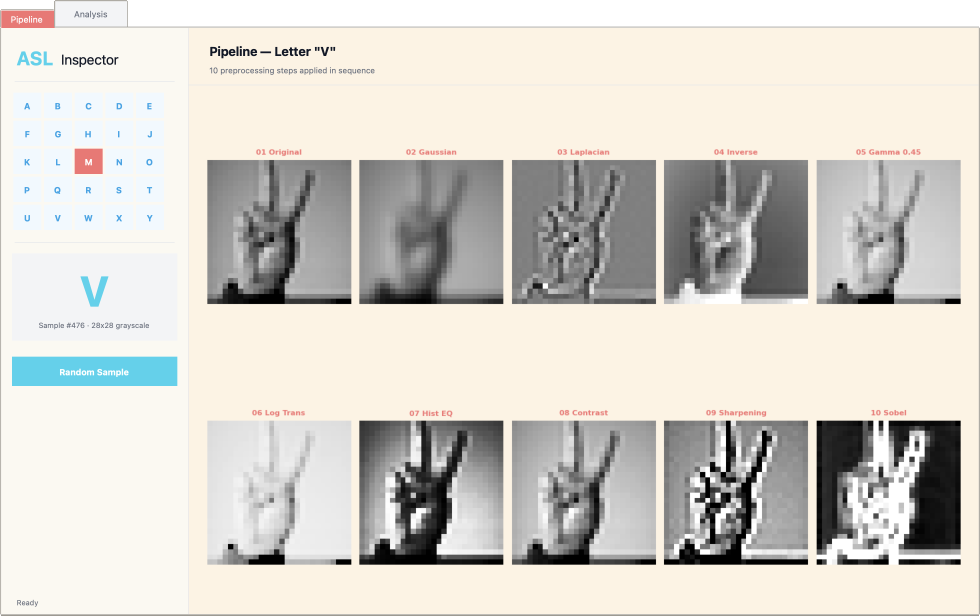
#> input picture assets/11.png, 2940 x 1846 px (shown at 1/3 size)
$ python -i asl_preprocessing.py   (imports and definitions only)   (older library calls are emulated)
#> lines starting #> are read from the running program, lines starting #| are printed output that depends on the picture
# ╔══════════════════════════════════════════════════════════════════════════════╗
# ║         CS.383 — Real-Time Sign Language Translator                        ║
# ║         FILE 1 OF 2: PREPROCESSING PIPELINE                                ║
# ║                                                                              ║
# ║  Run this FIRST to preprocess the Sign Language MNIST dataset.             ║
# ║  Outputs: X_train_preprocessed.npy, y_train.npy,                           ║
# ║            X_test_preprocessed.npy,  y_test.npy                            ║
# ╚══════════════════════════════════════════════════════════════════════════════╝
import matplotlib
# [1 line not run here, left out]
import numpy as np
import matplotlib.pyplot as plt
import csv
import os
import cv2
from skimage import io, filters, transform, data

# ──────────────────────────────────────────────────────────────────────────────
# PATHS — adjust to your Kaggle / local dataset location
# ──────────────────────────────────────────────────────────────────────────────
TRAIN_CSV = '/Users/emmyel-sawy/Desktop/ASL Preprocessing Inspector/sign_mnist_train/sign_mnist_train.csv'   # ← change if needed
TEST_CSV  = '/Users/emmyel-sawy/Desktop/ASL Preprocessing Inspector/sign_mnist_test/sign_mnist_test.csv'    # ← change if needed

OUTPUT_DIR = '.'                     # where .npy files will be saved
# [1 line not run here, left out]


# ══════════════════════════════════════════════════════════════════════════════
# LAB 6 — IMAGE LOADING & FILTERING
# ══════════════════════════════════════════════════════════════════════════════

def gaussian_blur(image, sigma=1):
    """Lab 6 — filters.gaussian(): smooth image to reduce noise."""
    return filters.gaussian(image, sigma=sigma)


def laplacian_filter(image):
    """Lab 6 — filters.laplace(): highlight sharp brightness changes."""
    return filters.laplace(image)


# [30 lines left out: functions median_blur, image_inverse, gamma_correction, log_transform, not called in this run]


def histogram_equalization(image):
    """
    Lab 7 — Histogram Equalization via CDF remapping.
    Redistributes intensities to span full 0–255 range.
    """
    flatten   = image.flatten()
    hist, _   = np.histogram(image, 256, [0, 255])
    cdf       = hist.cumsum()
    cdf_m     = np.ma.masked_equal(cdf, 0)
    cdf_m     = (cdf_m - cdf_m.min()) * 255 / (cdf_m.max() - cdf_m.min())
    cdf       = np.ma.filled(cdf_m, 0).astype('uint8')
    return np.reshape(cdf[flatten], image.shape)


# ══════════════════════════════════════════════════════════════════════════════
# LAB 8 — CONTRAST & EDGE OPERATIONS
# ══════════════════════════════════════════════════════════════════════════════

def contrast_stretching(image):
    """Lab 8 — Linear expansion to full 0–255 range using actual min/max."""
    b, a = image.max(), image.min()
    if b == a:
        return image.astype(np.uint8)
    return (255 * (image.astype(float) - a) / (b - a)).astype(np.uint8)


def sharpening_filter(image):
    """Lab 8 — cv2.filter2D with 5-centre sharpening kernel."""
    if image.dtype != np.uint8:
        image = (image * 255).astype(np.uint8)
    kernel = np.array([[ 0, -1,  0],
                        [-1,  5, -1],
                        [ 0, -1,  0]])
    return cv2.filter2D(image, -1, kernel)


def sobel_edge_detection(image):
    """Lab 8 — Sobel magnitude: sqrt(Gx² + Gy²) across both axes."""
    if image.dtype != np.uint8:
        image = (image * 255).astype(np.uint8)
    gray = cv2.cvtColor(image, cv2.COLOR_BGR2GRAY) if len(image.shape) == 3 else image
    sobelx = cv2.Sobel(gray, cv2.CV_64F, 1, 0, ksize=3)
    sobely = cv2.Sobel(gray, cv2.CV_64F, 0, 1, ksize=3)
    return cv2.magnitude(sobelx, sobely).astype(int)


# ══════════════════════════════════════════════════════════════════════════════
# PROJECT — PREPROCESSING PIPELINE
# ══════════════════════════════════════════════════════════════════════════════

def preprocess_single(img: np.ndarray) -> np.ndarray:
    """
    Apply the full preprocessing pipeline to one 28×28 uint8 grayscale image.

    Steps:
        1. Histogram equalization  (Lab 7)
        2. Contrast stretching     (Lab 8)
        3. Sharpening filter       (Lab 8)
        4. Sobel edge detection    (Lab 8)
        5. Normalize to [0.0, 1.0]

    Returns float32 (28, 28) array.
    """
    eq  = histogram_equalization(img)
    st  = contrast_stretching(eq)
    sh  = sharpening_filter(st)
    ed  = np.clip(sobel_edge_detection(sh), 0, 255).astype(np.uint8)
    return ed.astype(np.float32) / 255.0

def preprocess_webcam_frame(frame: np.ndarray) -> tuple[np.ndarray, np.ndarray]:
    """
    Prepare a BGR webcam frame for model inference.

    Steps (optimised for real-time use):
        1. Convert BGR → grayscale
        2. Resize to 28×28
        3. Gaussian blur (σ=1) — denoise
        4. Histogram equalization
        5. Contrast stretching
        6. Sharpening filter
        7. Sobel edge detection
        8. Normalize to [0, 1]

    Returns:
        tensor  — float32 (1, 28, 28, 1) ready for Keras model
        preview — uint8   (28, 28)       for on-screen display
    """
    gray  = cv2.cvtColor(frame, cv2.COLOR_BGR2GRAY)
    small = cv2.resize(gray, (28, 28), interpolation=cv2.INTER_AREA)
    blr   = (gaussian_blur(small.astype(float) / 255.0, sigma=1) * 255).astype(np.uint8)
    proc  = preprocess_single(blr)
    preview = (proc * 255).astype(np.uint8)
    tensor  = proc.reshape(1, 28, 28, 1)
    return tensor, preview


# [77 lines left out: functions load_csv, preprocess_dataset, not called in this run]


# ══════════════════════════════════════════════════════════════════════════════
# MAIN — run preprocessing and save .npy files
# ══════════════════════════════════════════════════════════════════════════════

# [36 lines not run here, left out]

>>> import cv2
>>> picture = cv2.imread('assets/11.png')
#> picture is the input picture: shape (1846, 2940, 3); mean B, G, R 202.1, 208.8, 212.1
>>> result = preprocess_webcam_frame(picture)
#> in preprocess_webcam_frame, `small = cv2.resize(gray, (28, 28), interpolation=cv2.INTER_AREA)`:
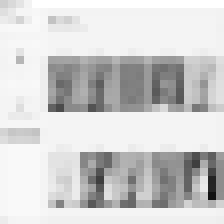
#> small: shape (28, 28) (shown 8 times larger); min 18, max 255, mean 209.1
#> in histogram_equalization, `flatten   = image.flatten()`: flatten = 784 values, max 251 at index 10, min 122 at index 584, mean 208.6
#> in histogram_equalization, `hist, _   = np.histogram(image, 256, [0, 255])`: hist = 256 values, max 55 at index 243, min 0 at index 0, mean 3.06
#> in histogram_equalization, `cdf       = hist.cumsum()`: cdf = 256 values from 0 to 784
#> in histogram_equalization, `cdf       = np.ma.filled(cdf_m, 0).astype('uint8')`: cdf = 256 values from 0 to 255
#> in histogram_equalization, `return np.reshape(cdf[flatten], image.shape)`:
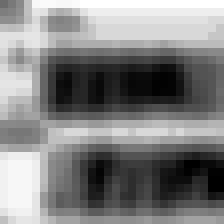
#> returned value: shape (28, 28) (shown 8 times larger); min 0, max 255, mean 129.3
#> in contrast_stretching, `b, a = image.max(), image.min()`: b = 255; a = 0
#> in sharpening_filter, `return cv2.filter2D(image, -1, kernel)`:
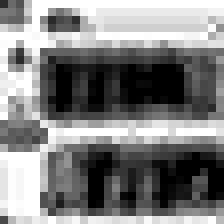
#> returned value: shape (28, 28) (shown 8 times larger); min 0, max 255, mean 129.3
#> in sobel_edge_detection, `sobelx = cv2.Sobel(gray, cv2.CV_64F, 1, 0, ksize=3)`:
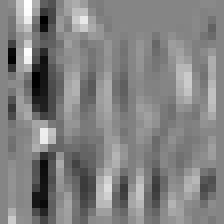
#> sobelx: shape (28, 28) float64 (shown 8 times larger); min -719, max 652, mean -20.9; drawn with min black and max white
#> in sobel_edge_detection, `sobely = cv2.Sobel(gray, cv2.CV_64F, 0, 1, ksize=3)`:
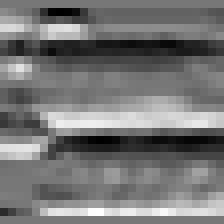
#> sobely: shape (28, 28) float64 (shown 8 times larger); min -752, max 849, mean -12.6; drawn with min black and max white
#> in sobel_edge_detection, `return cv2.magnitude(sobelx, sobely).astype(int)`:
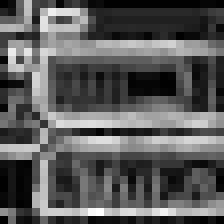
#> returned value: shape (28, 28) int64 (shown 8 times larger); min 0, max 860, mean 303.6; drawn with min black and max white
#> in preprocess_single, `ed  = np.clip(sobel_edge_detection(sh), 0, 255).astype(np.uint8)`:
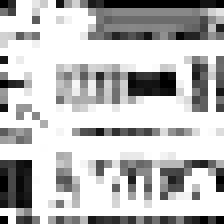
#> ed: shape (28, 28) (shown 8 times larger); min 0, max 255, mean 188

$ run again, on assets/33.png
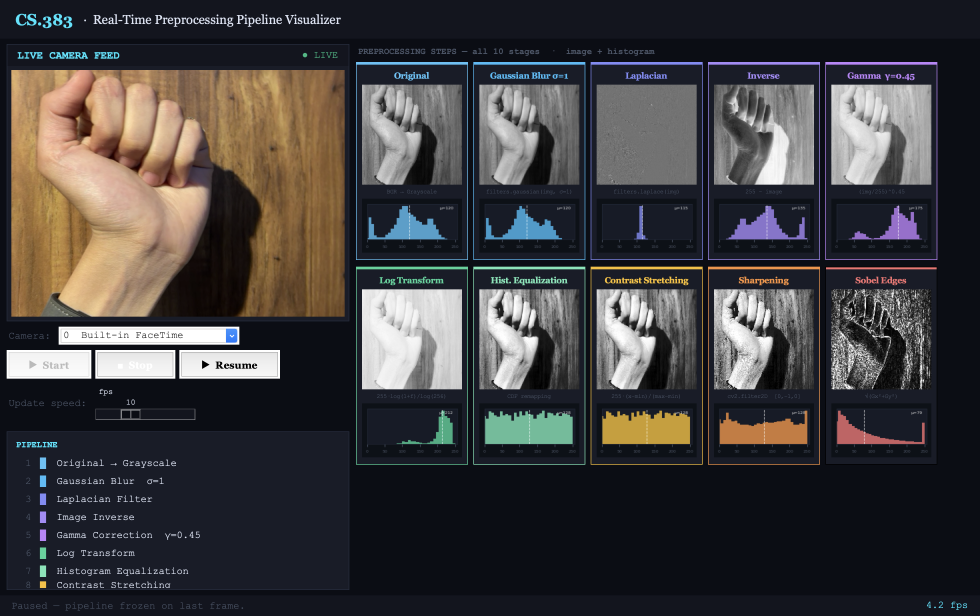
#> input picture assets/33.png, 2940 x 1846 px (shown at 1/3 size)
#> picture is the input picture: shape (1846, 2940, 3); mean B, G, R 62.9, 61.7, 64
#> flatten = 784 values, max 178 at index 431, min 13 at index 642, mean 61.72
#> hist = 256 values, max 51 at index 13, min 0 at index 0, mean 3.06
#> in histogram_equalization, `cdf       = hist.cumsum()`: cdf = 256 values from 0 to 784
#> in histogram_equalization, `cdf       = np.ma.filled(cdf_m, 0).astype('uint8')`: cdf = 256 values from 0 to 255
#> in histogram_equalization, `return np.reshape(cdf[flatten], image.shape)`:
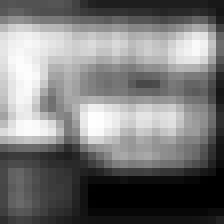
#> returned value: shape (28, 28) (shown 8 times larger); min 0, max 255, mean 120
#> b = 255; a = 0
#> in preprocess_single, `ed  = np.clip(sobel_edge_detection(sh), 0, 255).astype(np.uint8)`:
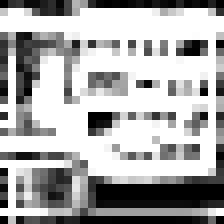
#> ed: shape (28, 28) (shown 8 times larger); min 0, max 255, mean 169.8
